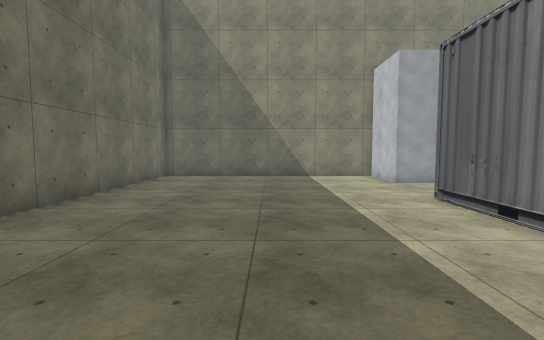
View 1 (above)

16 first-person views from a walk through a scene from a Unity 3-D project. The camera is 1.4 m above the floor, tilts 4° down and sees 85° across. The floor is counted in squares, 1 m on a side. Each view is taken from the middle of a square. On the plan, view 1 faces up. The plan holds only what a view shows up to about 14 squares ahead; the rest is blank. The player character is not drawn. Some surface patterns are stand-ins.

View 2
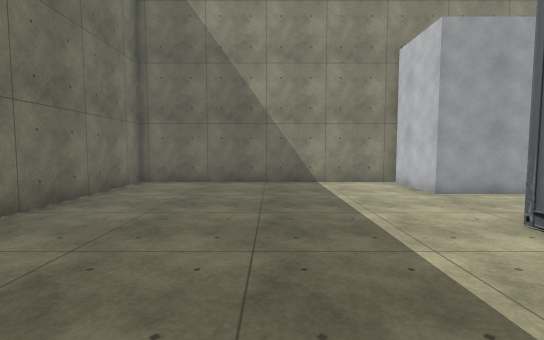

View 3
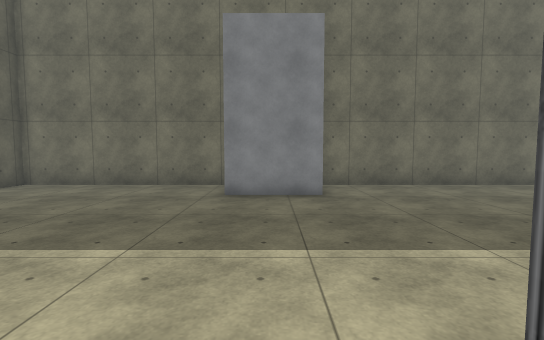

View 4
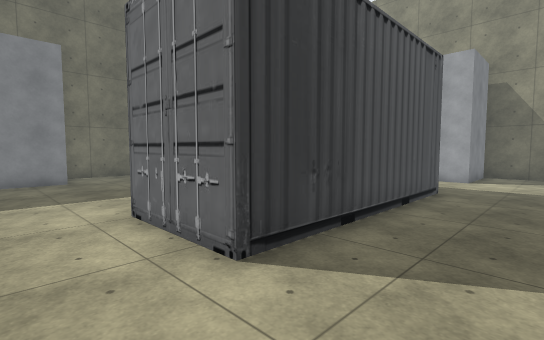

View 5
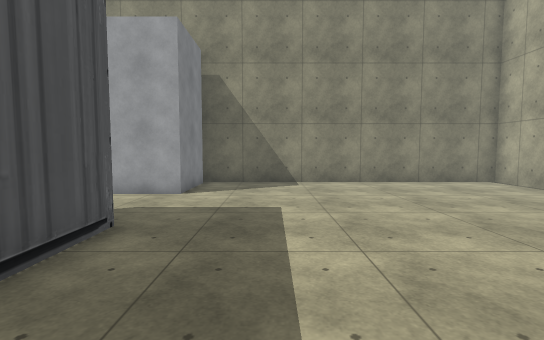

View 6
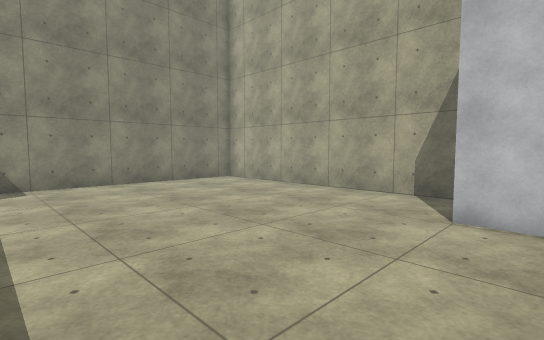

View 7
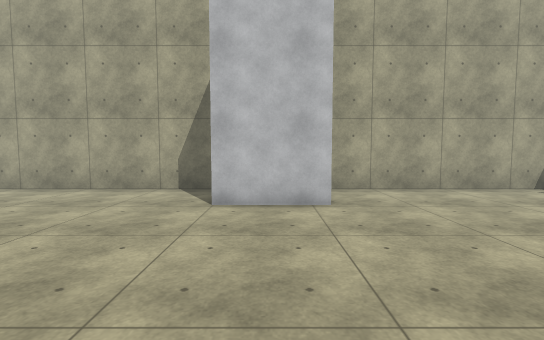

View 8
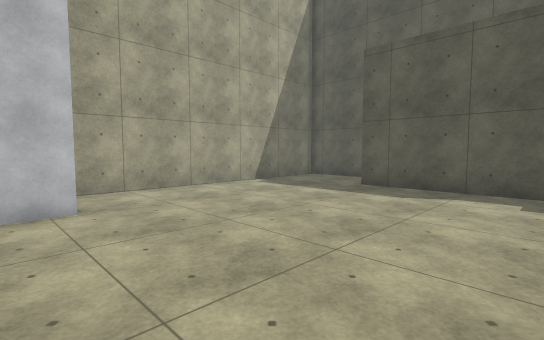

View 9
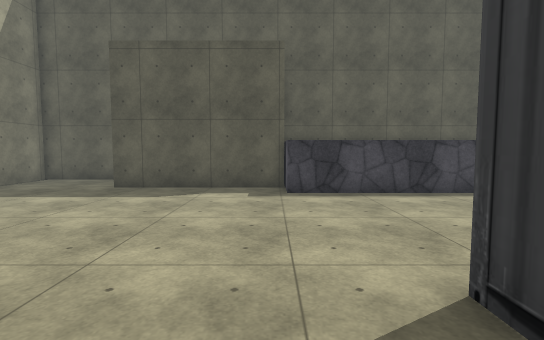

View 10
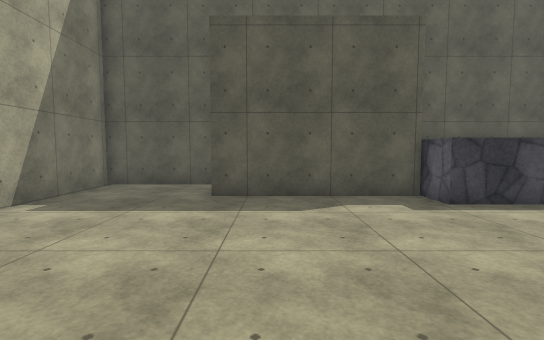

View 11
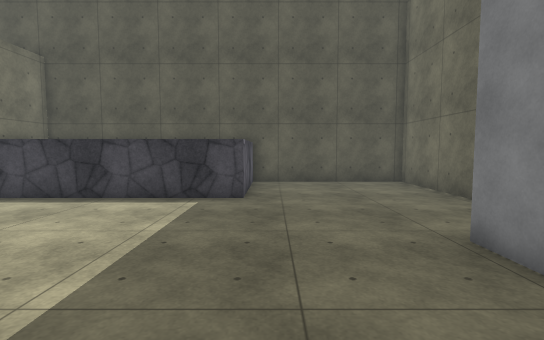

View 12
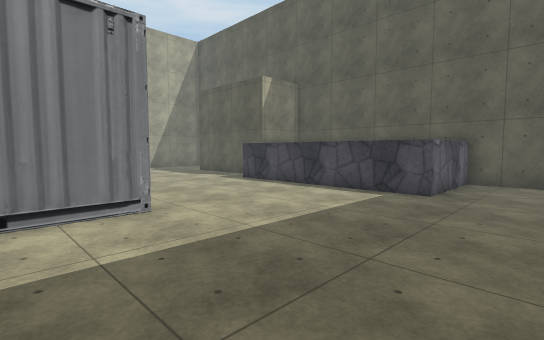

View 13
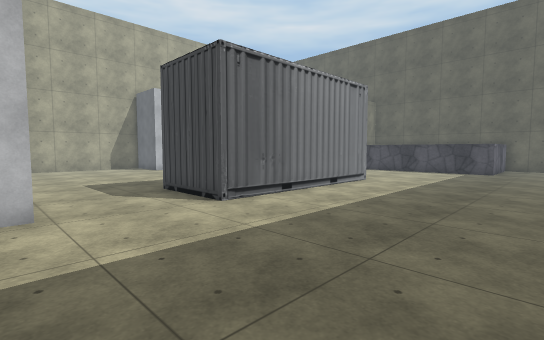

View 14
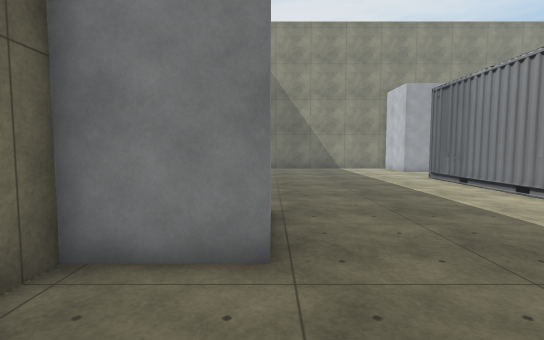

View 15
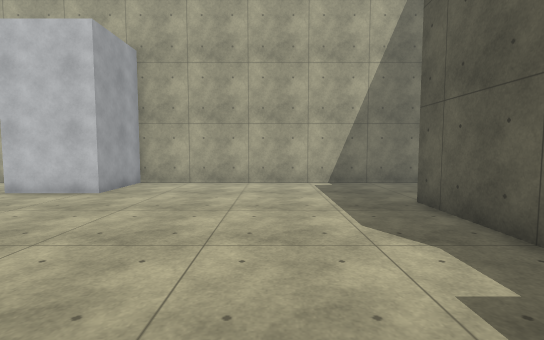

View 16
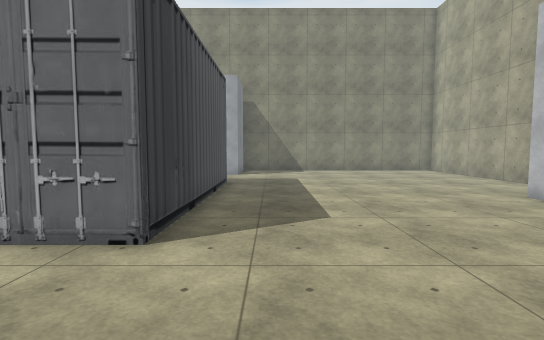

### Floor plan
Key: @ floor where view 1 was taken; # wall or solid block; . floor; ^ raised ledge; B box; C container.
Columns run from 6 left of view 1 to 21 right of it. Each row starts with its distance up from view 1.
 16 ############  ##############
 15 #..........B  B............#
 14 #..........BBBB............#
 13 #..........BBBB............#
 12 #...........BBB............#
 11 #..........................#
 10 #..........................#
  9 #..........................#
  8 #..........CCCC............#
  7 #..........C  C............#
  6 #..........C  C............#
  5 #..........C  C............#
  4 #..........C  C.........BB
  3 #..........C  C.........BB
  2 #..........C  C.........BBB#
  1 #..........C  C............#
  0  BBB..@....CCCC............#
 -1  BBB.......................#
 -2 BBBB.......................#
 -3 #..........................#
 -4 #..........................#
 -5 #..........................#
 -6 #..........................#
 -7 #......^^^^^^^^^...........#
 -8 #......^       ^#######....#
 -9 #......^       ^       ....#
-10 #......^               ....#
-11 ########              ######

Positions as (right, up) in squares from view 1, and headings:
1: (0, 0), facing up
2: (0, 3), facing up
3: (6, -1), facing left
4: (11, -2), facing up-left
5: (11, 3), facing up
6: (11, 3), facing up-right
7: (10, 3), facing right
8: (10, 3), facing down-right
9: (10, 3), facing down
10: (14, 1), facing down
11: (0, 2), facing down
12: (-2, 3), facing down-right
13: (-2, 13), facing down-right
14: (-3, -6), facing up
15: (8, -4), facing right
16: (10, -4), facing up
